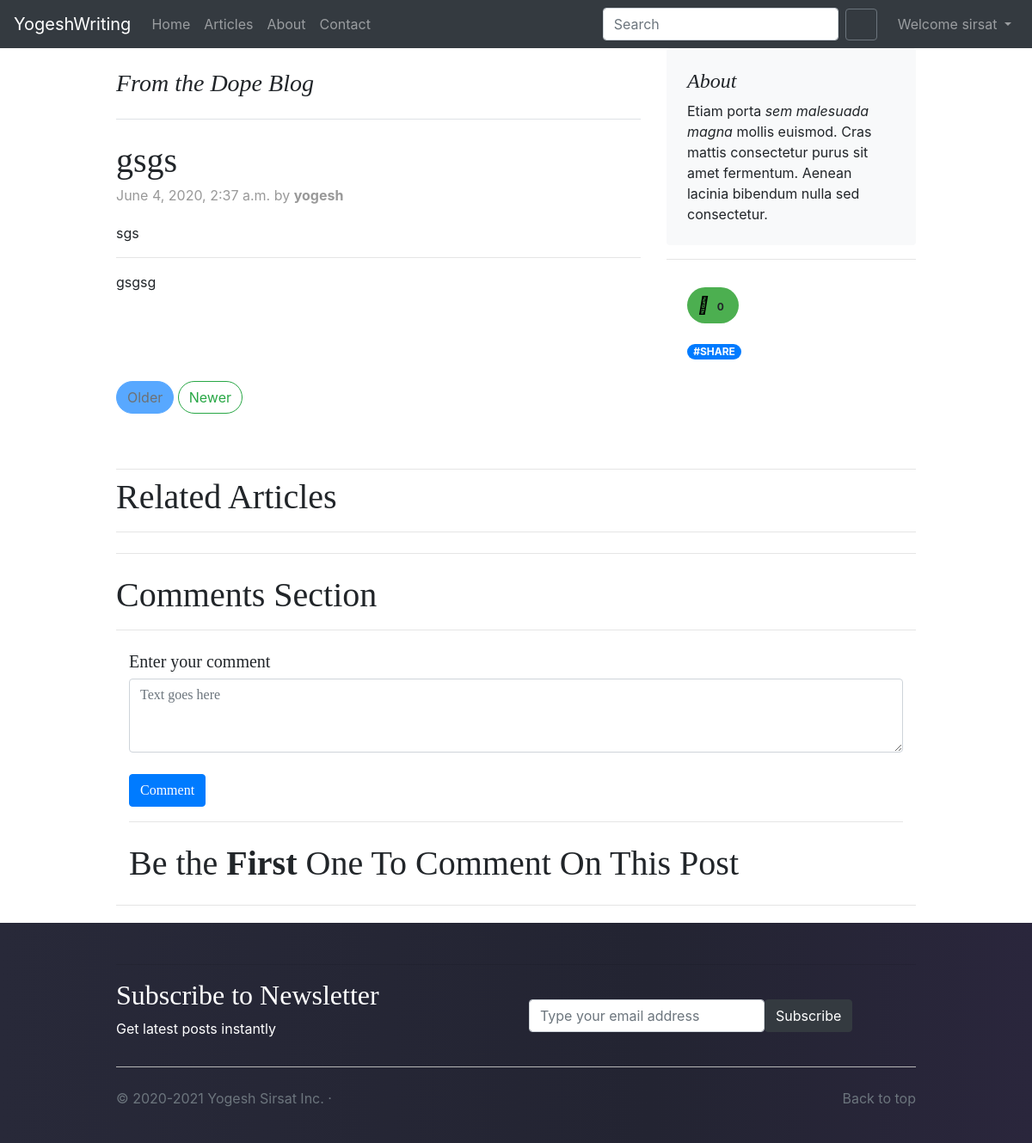
Screenshot of /post/35-gsgs (signed in) with the database file from the repository.
### Dope_blog/models.py (models this page shows, shortened)
class Post(models.Model):
    topic = models.CharField(max_length=25, null=True)
    description = RichTextField(max_length=1000, blank=True, null=True)
    title = models.TextField(max_length=500)
    slug = models.SlugField(default='',editable=False,max_length=100,)
    created_by = models.ForeignKey(
        User, on_delete=models.CASCADE, related_name='posts', null=True)
    heading = models.ManyToManyField(
        Heading, related_name='posts', blank=True)
    subheading = models.ManyToManyField(
        Subheading, related_name='posts', blank=True)
    text = RichTextUploadingField(max_length=5000, null=True)
    thumbnail = models.ImageField('blog/images', null=True, blank=True)
    cover = models.ImageField('blog/images', null=True, blank=True)
    views = models.PositiveIntegerField(default=0)
    likes = models.ManyToManyField(User, blank=True)
    is_active = models.IntegerField(default=1,
                                    blank=True,
                                    null=True,
                                    help_text='1->Active, 0->Inactive',
                                    choices=(
                                        (1, 'Active'), (0, 'Inactive')
                                    ))
    timestamp = models.DateTimeField(auto_now_add=True)
    updated_on = models.DateTimeField(default=timezone.now,
                                      null=True,
                                      blank=True
                                      )
    def totalLikes(self):
        return self.likes.count()

### Dope_blog/views.py (the view)
# urls.py: path('post/<int:id>-<str:slug>', views.post, name='post'),
def post(request, id, slug):
    article = get_object_or_404(Post, pk=id)
    headings = article.heading.all()
    subheadings = article.subheading.all()
    relatedposts = Post.objects.filter(
        topic__icontains=article.topic).exclude(pk=id)
    comments = Comment.objects.filter(
        post=article, reply__isnull=True).order_by('-id')
    allposts = Post.objects.all()
    page = request.GET.get('page', 1)
    paginator = Paginator(allposts, 1)
    try:
        post = paginator.page(page)
    except PageNotAnInteger:
        post = paginator.page(1)
    except EmptyPage:
        post = paginator.page(paginator.num_pages)
    prev_slug = ''
    next_slug = ''
    if Post.objects.filter(id=id-1):
        if id-1 > 0:
            prev_slug = Post.objects.get(id=id-1).slug
    if Post.objects.filter(id=id-1):
        if id+1 <= allposts.count() :
            next_slug = Post.objects.get(id=id+1).slug
    form = EmailSignupForm()
    if request.method == 'POST':
        cform = CommentForm(request.POST or None)
        if cform.is_valid():
            comment = request.POST.get('comment')
            reply_id = request.POST.get('reply_id')
            reply_obj = None
            if reply_id:
                reply_obj = Comment.objects.get(id=reply_id)
            new_comment = cform.save(commit=False)
            new_comment.comment = comment
            new_comment.reply = reply_obj
            new_comment.post = article
            new_comment.commenter = request.user
            new_comment.save()
    else:
        cform = CommentForm()
    context = {
        'article': article,
        'headings': headings,
        'subheadings': subheadings,
        'relatedposts': relatedposts,
        'post': post,
        'comments': comments,
        'cform': cform,
        'totallikes' : article.totalLikes(),
        'form':form,
        'next_slug': next_slug,
        'prev_slug':prev_slug,
        }
    if request.is_ajax():
        html = render_to_string('Dope_blog/includes/comments.html', context, request=request)
        return JsonResponse({'form':html})
    return render(request, 'Dope_blog/post.html', context)

### Dope_blog/forms.py
class CommentForm(forms.ModelForm):
    comment = forms.CharField(label='',widget=forms.Textarea(attrs={'class':'form-control','placeholder':'Text goes here','rows':3,'cols':50}))
    class Meta:
        model = Comment
        fields = ('comment',)

### newsletter/forms.py
class EmailSignupForm(forms.ModelForm):
    email = forms.EmailField(widget=forms.TextInput(attrs={
        "type": "email",
        "name": "email",
        "id": "email",
        "class":"form-control",
        "placeholder": "Type your email address",
    }), label="")
    class Meta:
        model = Signup
        fields = ('email', )

### templates/Dope_blog/post.html (shortened to what this page needs)
{% extends 'Dope_blog/base.html' %}
{% load social_share %}
{% load form_tags widget_tweaks %}
{% load widget_tweaks %}
{% load crispy_forms_tags %}
{% load static %}
{% block stylesheet %}
<link href="{% static 'Dope_blog/css/post.css' %}" rel="stylesheet">
<link href="{% static 'Dope_blog/css/home.css' %}" rel="stylesheet">
{% endblock %}
{% block body %}
<body>
    <main role="main" class="container">
        <div class="row">
            <div class="col-md-8 blog-main">
                <h3 class="pb-4 mb-4 mt-4 font-italic border-bottom">
                    From the Dope Blog
                </h3>
                <div class="blog-post" style="word-wrap: break-word;">
                    <h2 class="blog-post-title">{{article.title}}</h2>
                    <p class="blog-post-meta">{{article.timestamp}} by <strong>{{article.created_by}}</strong></p>
                    {% if article.description %}
                    <p>{{article.description|safe}}</p>
                    {% endif %}
                    <hr>
                    <p>{{article.text|safe}}</p>
                </div>
            </div>
            <aside class="col-md-4 blog-sidebar">
                <div class="p-4 mb-3 bg-light rounded">
                    <h4 class="font-italic">About</h4>
                    <p class="mb-0">Etiam porta <em>sem malesuada magna</em> mollis euismod. Cras mattis consectetur purus sit amet fermentum. Aenean lacinia bibendum nulla sed consectetur.</p>
                </div>
                <hr class="mb-2">
                <div class="p-4">
                    <div id="post-likes-content">
                        {% include 'Dope_blog/articlelikes.html' %}
                    </div>
                    <span class="badge badge-pill badge-primary mt-4">#SHARE</span>
                </div>
            </aside>
        </div>
        <div>
            {% if post.has_other_pages %}
            <nav class="blog-pagination">
                {% if post.has_previous %}
                <a class="btn btn-outline-primary" href="{{post.previous_page_number }}-{{prev_slug}}">Older</a>
                {% else %}
                <a class="btn btn-primary disabled">Older</a>
                {% endif %}
                {% if post.has_next %}
                <a class="btn btn-outline-success" href="{{post.next_page_number }}-{{next_slug}}" aria-disabled="true">Newer</a>
                {% else %}
                <a class="btn btn-success disabled">Newer</a>
                {% endif %}
            </nav>
            {% endif %}
        </div>
        <hr class="mb-2">
        <h1>Related Articles</h1>
        <hr class="mb-4">
        <hr class="mb-4">
        <h1 class="display 4">Comments Section<h1>
                <hr class="mb-4">
                <div class="main-comment-section">
                    {% include 'Dope_blog/includes/comments.html' %}
                </div>
                  <hr class="mt-4">
    </main>
</body>
{% endblock body %}
{% block footer %}
    <footer class="footer ">
        <div class="wrapper">
        <div class="container">
        <hr class="mt-4">
        <div class="row">
            <div class="col-md-6">
                <h2 style="color: #ffffff">Subscribe to Newsletter</h2>
                <p class="text-big" style="color: #ffffff">Get latest posts instantly</p>
            </div>
                <form action="{% url 'email-list-signup' %}" class="form-inline col-md-6 " method="POST">
                    <div class="form-group ">
                        {{form.as_table}}
                     <button type="submit" class="btn btn-dark">Subscribe</button>
                    </div>
                </form>
        </div>
     <hr class="mb-4" style="background-color: #ccc;" >
        <p class="float-right"><a class="text-secondary" href="#">Back to top</a></p>
        <p class="text-secondary">&copy; 2020-2021 Yogesh Sirsat Inc. &middot;</p>
      </div>
       </div>
    </footer>
{% endblock %}

### templates/Dope_blog/base.html (shortened to what this page needs)
{% load static %}
{% load social_share %}
{% load form_tags widget_tweaks %}
{% load widget_tweaks %}
{% load crispy_forms_tags %}
<!doctype html>
<html lang="en">
<head>
</head>
<link rel="stylesheet" href="{% static '/Dope_blog/css/bootstrap.min.css' %}">
<link href="{% static '/Dope_blog/css/formvalidation.css' %}" rel="stylesheet">
{% block stylesheet %}{% endblock %}
<nav class="navbar navbar-expand-md navbar-dark {% block navbarclass %}{% endblock %} bg-dark">
    <a class="navbar-brand" href="/">YogeshWriting</a>
    <div class="collapse navbar-collapse" id="navbarCollapse">
        <ul class="navbar-nav mr-auto">
            <li class="nav-item {% block homeactive %} {% endblock homeactive %}">
                <a class="nav-link" href="/">Home</a>
            </li>
            <li class="nav-item {% block articleactive %} {% endblock articleactive %}">
                <a class="nav-link" href="/articles/all">Articles</a>
            </li>
            <li class="nav-item {% block aboutactive %} {% endblock aboutactive %}">
                <a class="nav-link" href="/about">About</a>
            </li>
            <li class="nav-item {% block contactactive %} {% endblock contactactive %}">
                <a class="nav-link" href="/contact">Contact</a>
            </li>
        </ul>
        <form method="get" action="/search" class="form-inline mt-2 mt-md-0 mr-3">{% csrf_token %}
            <input class="form-control mr-sm-2" type="text" name="query" placeholder="Search" aria-label="Search" required>
            <button type="submit" class="btn btn-outline-secondary" style="height:37px;width:37px"></button>
        </form>
        {% if user.is_authenticated %}
        <div class="btn-group">
             <ul class="navbar-nav">
            <li class="nav-item {% block accountactive %} {% endblock accountactive %}">
            <a  class="nav-link dropdown-toggle" data-toggle="dropdown" aria-haspopup="true" aria-expanded="false" >
                Welcome {{request.user}}
            </a>
             </li>
              </ul>
        </div>
        {% endif %}
    </div>
</nav>
{% block body %}{% endblock body %}
{% block footer %}{% endblock %}
</html>

### static/Dope_blog/css/formvalidation.css (style rules this page uses)
.container { max-width: 960px; }

### static/Dope_blog/css/post.css (style rules this page uses)
h1, h2, h3, h4, h5, h6 { font-family: "Playfair Display", Georgia, "Times New Roman", serif; }
.blog-pagination { margin-bottom: 4rem; }
.blog-pagination>.btn { border-radius: 2rem; }
.blog-post { margin-bottom: 4rem; }
.blog-post-title { margin-bottom: .25rem; font-size: 2.5rem; }
.blog-post-meta { margin-bottom: 1.25rem; color: #999; }

### static/Dope_blog/css/home.css (style rules this page uses)
.wrapper { min-height:100%; padding:2%; display:flex; flex-direction:column; }
footer { margin-top:20px; position:relative; flex-grow:2; background: rgb(40,41,57); background: linear-gradient(90deg, rgba(40,41,57,1) 0%, rgba(35,36,50,1) 63%, rgba(42,38,60,1) 100%); }

### rows the page displays
Post: title "gsgs", timestamp "June 4, 2020, 2:37 a.m.", created_by "yogesh", description "sgs", text "gsgsg"

### other values shown
{{ request.user }} "sirsat"
{{ totallikes }} "0"
